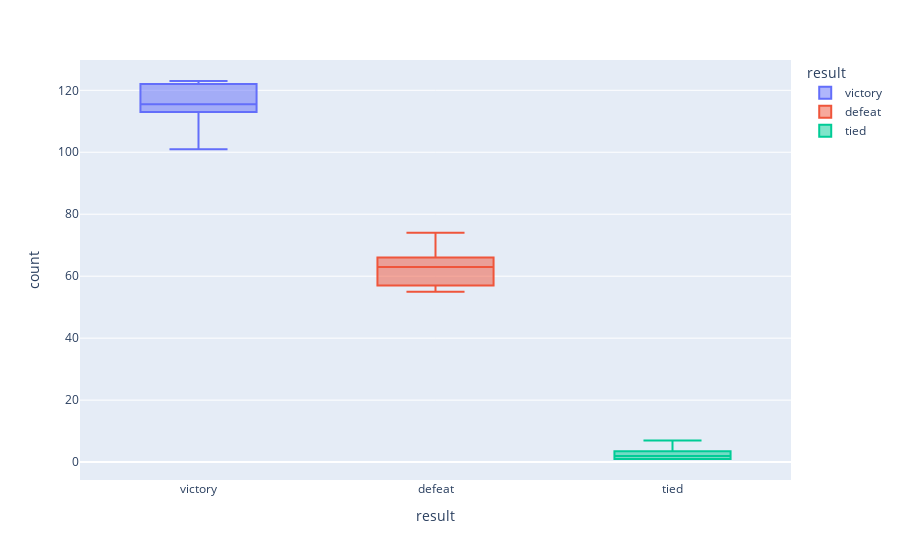

Notebook source saved alongside this figure:
### Code cell
fig = px.box(number_wins_player, x = "result", y = "count", color = "result")
fig.update_traces(quartilemethod="exclusive") # or "inclusive", or "linear" by default
fig.show()

### Figure 1 — Plotly figure (JSON) as saved in the notebook; plotly's stock layout.template omitted (floating-point values rounded to 4 significant figures)
{"data": [{"alignmentgroup": "True", "hovertemplate": "result=%{x}<br>count=%{y}<extra></extra>", "legendgroup": "victory", "marker": {"color": "#636efa"}, "name": "victory", "notched": false, "offsetgroup": "victory", "orientation": "v", "quartilemethod": "exclusive", "showlegend": true, "type": "box", "x": ["victory", "victory", "victory", "victory", "victory", "victory", "victory", "victory", "victory", "victory"], "x0": " ", "xaxis": "x", "y": [123, 122, 122, 118, 117, 114, 114, 113, 105, 101], "y0": " ", "yaxis": "y"}, {"alignmentgroup": "True", "hovertemplate": "result=%{x}<br>count=%{y}<extra></extra>", "legendgroup": "defeat", "marker": {"color": "#EF553B"}, "name": "defeat", "notched": false, "offsetgroup": "defeat", "orientation": "v", "quartilemethod": "exclusive", "showlegend": true, "type": "box", "x": ["defeat", "defeat", "defeat", "defeat", "defeat", "defeat", "defeat", "defeat", "defeat", "defeat"], "x0": " ", "xaxis": "x", "y": [74, 73, 66, 66, 64, 62, 57, 57, 56, 55], "y0": " ", "yaxis": "y"}, {"alignmentgroup": "True", "hovertemplate": "result=%{x}<br>count=%{y}<extra></extra>", "legendgroup": "tied", "marker": {"color": "#00cc96"}, "name": "tied", "notched": false, "offsetgroup": "tied", "orientation": "v", "quartilemethod": "exclusive", "showlegend": true, "type": "box", "x": ["tied", "tied", "tied", "tied", "tied", "tied", "tied", "tied"], "x0": " ", "xaxis": "x", "y": [7, 5, 2, 2, 2, 1, 1, 1], "y0": " ", "yaxis": "y"}], "layout": {"boxmode": "overlay", "legend": {"title": {"text": "result"}, "tracegroupgap": 0}, "margin": {"t": 60}, "xaxis": {"anchor": "y", "categoryarray": ["victory", "defeat", "tied"], "categoryorder": "array", "domain": [0, 1], "title": {"text": "result"}}, "yaxis": {"anchor": "x", "domain": [0, 1], "title": {"text": "count"}}}}
